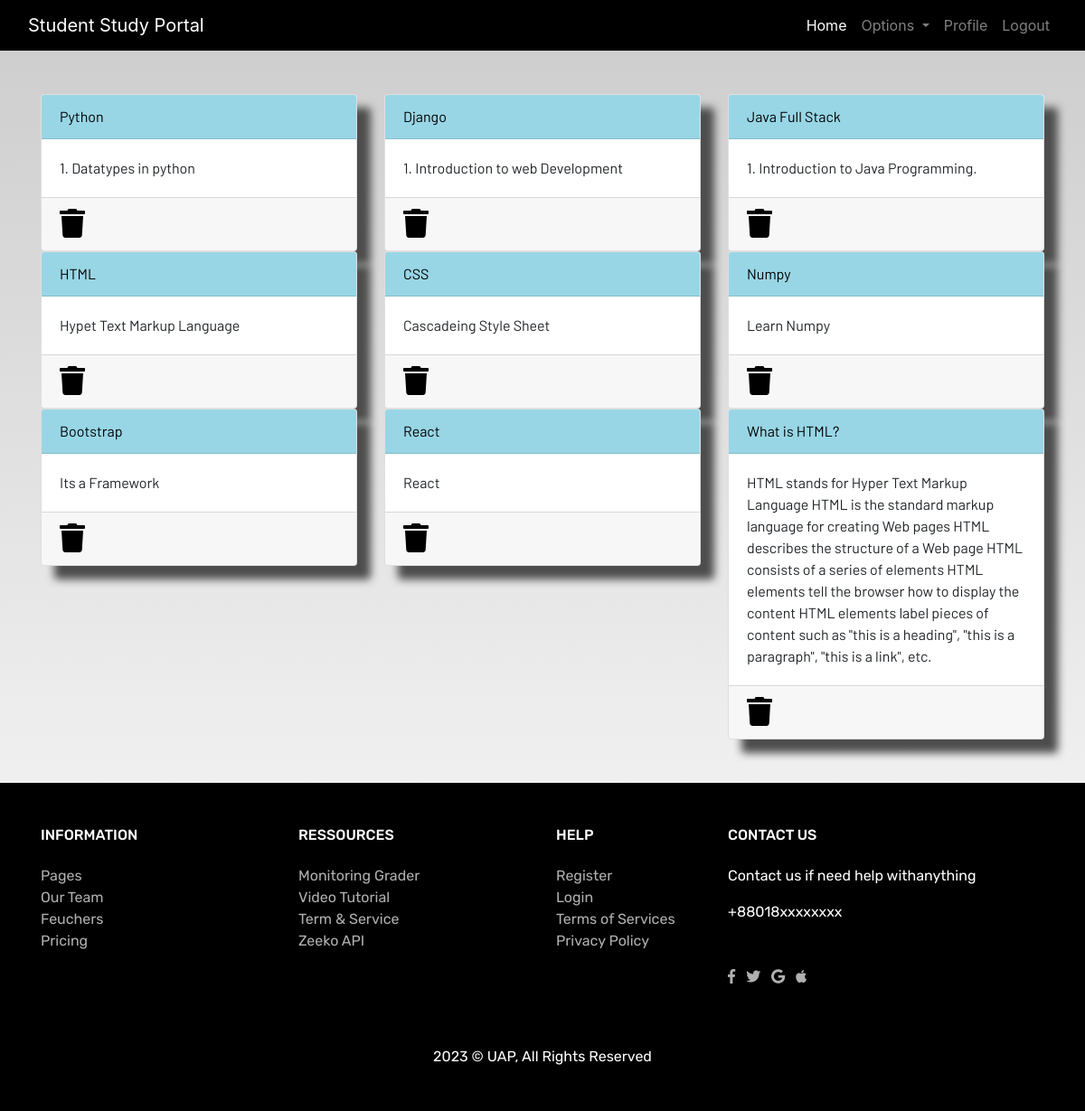
The app's page /notes_detail/ (signed in) with its own data.
### my_app/models.py (models this page shows, shortened)
class Notes(models.Model):
    class Meta:
        verbose_name = 'notes'
        verbose_name_plural = 'notes'
    user = models.ForeignKey(User,on_delete = models.CASCADE)
    title = models.CharField(max_length = 100)
    description = models.TextField()

### my_app/views.py (the view)
# urls.py: path('notes_detail/', views.notes_detail, name="notes_detail"),
@login_required
def notes_detail(request):
    notes = Notes.objects.filter(user=request.user)
    return render(request, 'my_app/notes_detail.html', {'notes':notes})

### my_app/templates/my_app/notes_detail.html
{% extends 'my_app/base.html' %}
{% load static %}
{% block content %}
<div class="container py-5">
    {% if notes %}
    <div class="row">
        {% for note in notes %}
        <div class="col-md-4">
            <div class="card">
                <div class="card-header">{{ note.title }}</div>
                <div class="card-body">{{ note.description }}</div>
                <div class="card-footer mt-auto "><a href="{% url 'my_app:delete_note' note.id %}">
                    <i class="fa fa-trash fa-2x"></i></a>
                </div>
            </div>
        </div>
        {% endfor %}
    </div>
    {% else %}
    <h1 class="py-5 text-center">Opps sorry! You don't have any note. Please <a href="{% url 'my_app:notes' %}" class="text-primary">Go Back</a></h1>
    {% endif %}
</div>
{% endblock content %}

### my_app/templates/my_app/base.html (shortened to what this page needs)
<!DOCTYPE html>
{% load static %}
<html lang="en">
<head>
    <link rel="stylesheet" href="https://stackpath.bootstrapcdn.com/bootstrap/4.3.1/css/bootstrap.min.css"
 />
    <link rel="stylesheet" href="https://use.fontawesome.com/releases/v5.7.2/css/all.css"
 />
    <link rel="stylesheet" href="{% static 'css/main.css' %}" />
</head>
<body>
    <header>
        <nav class="navbar navbar-expand-lg navbar-dark bg-dark">
            <div class="container-fluid">
                <a class="navbar-brand" href="{% url 'my_app:home' %}">Student Study Portal</a>
                <div class="collapse navbar-collapse justify-content-end" id="navbarSupportedContent">
                    <ul class="navbar-nav mb-2 mb-lg-0">
                        <li class="nav-item">
                            <a class="nav-link active" aria-current="page" href="{% url 'my_app:home' %}">Home</a>
                        </li>
                        <li class="nav-item dropdown">
                            <a class="nav-link dropdown-toggle" href="#" id="navbarDropdown" role="button" data-toggle="dropdown"
                  aria-haspopup="true" aria-expanded="false">
                                Options
                            </a>
                        </li>
                        {% if user.is_authenticated %}
                        <li class="nav-item">
                            <a class="nav-link" href="{% url 'my_app:profile' %}">Profile</a>
                        </li>
                        <li class="nav-item">
                            <a class="nav-link" href="{% url 'my_app:user_logout' %}">Logout</a>
                        </li>
                        {% endif %}
                    </ul>
                </div>
            </div>
        </nav>
    </header>
  <main>
    {% block content %}
    {% endblock content %}
      <footer class="section py-5">
        <div class="container">
            <div class="row">
                <div class="col-lg-3">
                    <div class="">
                        <h6 class="footer-heading text-uppercase text-white">Information</h6>
                        <ul class="list-unstyled footer-link mt-4">
                            <li><a href="">Pages</a></li>
                            <li><a href="">Our Team</a></li>
                            <li><a href="">Feuchers</a></li>
                            <li><a href="">Pricing</a></li>
                        </ul>
                    </div>
                </div>
                <div class="col-lg-3">
                    <div class="">
                        <h6 class="footer-heading text-uppercase text-white">Ressources</h6>
                        <ul class="list-unstyled footer-link mt-4">
                            <li><a href="">Monitoring Grader </a></li>
                            <li><a href="">Video Tutorial</a></li>
                            <li><a href="">Term &amp; Service</a></li>
                            <li><a href="">Zeeko API</a></li>
                        </ul>
                    </div>
                </div>
                <div class="col-lg-2">
                    <div class="">
                        <h6 class="footer-heading text-uppercase text-white">Help</h6>
                        <ul class="list-unstyled footer-link mt-4">
                            <li><a href="{% url 'my_app:register' %}">Register </a></li>
                            <li><a href="{% url 'my_app:user_login' %}">Login</a></li>
                            <li><a href="">Terms of Services</a></li>
                            <li><a href="">Privacy Policy</a></li>
                        </ul>
                    </div>
                </div>
                <div class="col-lg-4">
                    <div class="">
                        <h6 class="footer-heading text-uppercase text-white">Contact Us</h6>
                        <p class="text-white mt-4">Contact us if need help withanything</p>
                        <p class="text-white">+88018xxxxxxxx</p>
                        <div class="mt-5">
                            <ul class="list-inline">
                                <li class="list-inline-item"><a href="#"><i class="fab facebook footer-social-icon fa-facebook-f"></i></i></a></li>
                                <li class="list-inline-item"><a href="#"><i class="fab twitter footer-social-icon fa-twitter"></i></i></a></li>
                                <li class="list-inline-item"><a href="#"><i class="fab google footer-social-icon fa-google"></i></i></a></li>
                                <li class="list-inline-item"><a href="#"><i class="fab apple footer-social-icon fa-apple"></i></i></a></li>
                            </ul>
                        </div>
                    </div>
                </div>
            </div>
        </div>
        <div class="text-center mt-5">
            <p class="footer-alt text-white mb-0 f-14">2023 © UAP, All Rights Reserved</p>
        </div>
    </footer>
  </main>
</body>
</html>

### sms/static/CSS/main.css (style rules this page uses)
html { scroll-behavior: smooth; height: 100%; width: 100%; }
main { font-family: Barlow, Quicksand, Rubik, sans-serif, serif, 'Times New Roman', Times, serif !important; }
footer { font-family: Rubik, sans-serif, serif, 'Times New Roman', Times, serif; }
.navbar { background-color: rgb(0, 0, 0) !important; }
.card { box-shadow: 15px 15px 10px rgb(78, 77, 77); }
a { text-decoration: none !important; color: black; }
.card-header { color: black !important; background: rgb(152, 214, 230) !important; transition: 0.3s ease-in; }
html, body { max-width: 100%; overflow-x: hidden; height: 100%; width: 100%; }
body { background: linear-gradient(rgba(0, 0, 0, 0.2), rgba(255, 255, 255, 0.5)); overflow-x: hidden; background-repeat: no-repeat; }
.card-header { background-color: rgb(133, 204, 231); }
.fa { color: black; }

### my_app/templates/my_app/base.html (style rules this page uses)
footer { background-color: #000; }
footer a { color: #b0b0b0; }

### records on screen
Notes: title "Python", description "1. Datatypes in python"
Notes: title "Django", description "1. Introduction to web Development"
Notes: title "Java Full Stack", description "1. Introduction to Java Programming."
Notes: title "HTML", description "Hypet Text Markup Language"
Notes: title "CSS", description "Cascadeing Style Sheet"
Notes: title "Numpy", description "Learn Numpy"
Notes: title "Bootstrap", description "Its a Framework"
Notes: title "React", description "React"
Notes: title "What is HTML?", description "HTML stands for Hyper Text Markup Language HTML is the standard markup language for creating Web pages HTML describes the structure of a Web page HTML consists of a series of elements HTML elements tell the browser how to display the content HTML elements label pieces of content such as \"this is a heading\", \"this is a paragraph\", \"this is a link\", etc."
